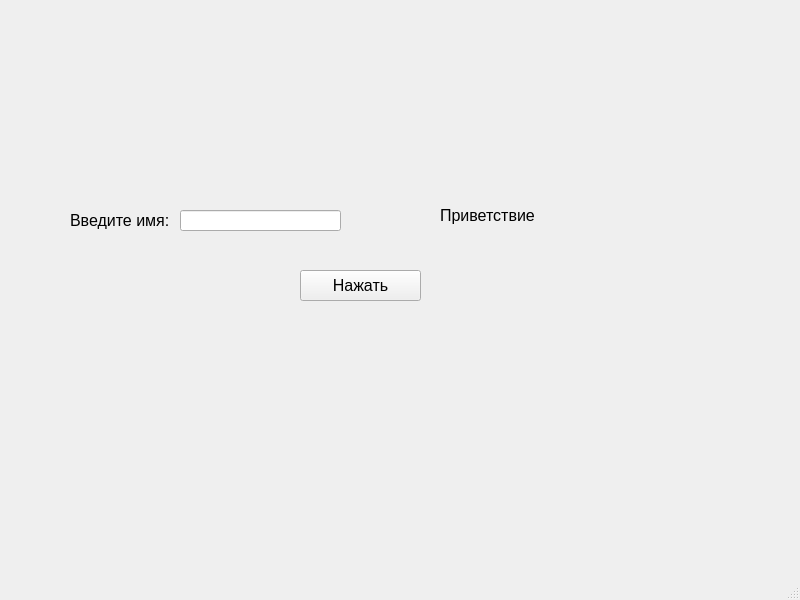
<?xml version="1.0" encoding="UTF-8"?>
<ui version="4.0">
 <class>MainWindow</class>
 <widget class="QMainWindow" name="MainWindow">
  <property name="geometry">
   <rect>
    <x>0</x>
    <y>0</y>
    <width>800</width>
    <height>600</height>
   </rect>
  </property>
  <property name="windowTitle">
   <string>MainWindow</string>
  </property>
  <widget class="QWidget" name="centralwidget">
   <widget class="QPushButton" name="pushButton">
    <property name="geometry">
     <rect>
      <x>300</x>
      <y>270</y>
      <width>121</width>
      <height>31</height>
     </rect>
    </property>
    <property name="font">
     <font>
      <pointsize>12</pointsize>
     </font>
    </property>
    <property name="text">
     <string>Нажать</string>
    </property>
   </widget>
   <widget class="QLabel" name="labelHello">
    <property name="geometry">
     <rect>
      <x>440</x>
      <y>200</y>
      <width>131</width>
      <height>31</height>
     </rect>
    </property>
    <property name="font">
     <font>
      <pointsize>12</pointsize>
     </font>
    </property>
    <property name="text">
     <string>Приветствие</string>
    </property>
   </widget>
   <widget class="QLineEdit" name="lineEdit">
    <property name="geometry">
     <rect>
      <x>180</x>
      <y>210</y>
      <width>161</width>
      <height>21</height>
     </rect>
    </property>
    <property name="font">
     <font>
      <pointsize>12</pointsize>
     </font>
    </property>
    <property name="text">
     <string/>
    </property>
   </widget>
   <widget class="QLabel" name="label">
    <property name="geometry">
     <rect>
      <x>70</x>
      <y>210</y>
      <width>101</width>
      <height>20</height>
     </rect>
    </property>
    <property name="font">
     <font>
      <pointsize>12</pointsize>
     </font>
    </property>
    <property name="text">
     <string>Введите имя:</string>
    </property>
   </widget>
  </widget>
  <widget class="QMenuBar" name="menubar">
   <property name="geometry">
    <rect>
     <x>0</x>
     <y>0</y>
     <width>800</width>
     <height>21</height>
    </rect>
   </property>
  </widget>
  <widget class="QStatusBar" name="statusbar"/>
 </widget>
 <resources/>
 <connections/>
</ui>
